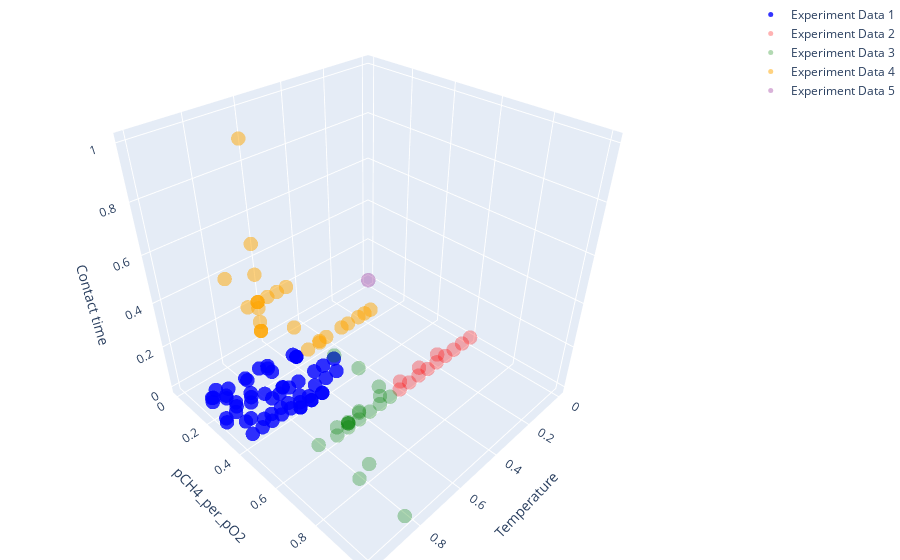

Notebook source saved alongside this figure:
### Code cell
import plotly.graph_objects as go

# Assuming 'scaled_experiment_data_0' and 'scaled_experiment_data_1' are your datasets
# Replace these variable names with your actual DataFrame names
# Ensure these DataFrames have 'Temperature', 'pCH4_per_pO2', and 'Contact time' columns

fig = go.Figure()

# Adding the experiment data 1 scatter plot
fig.add_trace(go.Scatter3d(
    x=scaled_experiment_data_0['Temperature'],
    y=scaled_experiment_data_0['pCH4_per_pO2'],
    z=scaled_experiment_data_0['Contact time'],
    mode='markers',
    marker=dict(
        size=5,
        opacity=0.8,  # lower opacity
        color='blue'
    ),
    name='Experiment Data 1'
))

# Adding the experiment data 2 scatter plot
fig.add_trace(go.Scatter3d(
    x=scaled_experiment_data_1['Temperature'],
    y=scaled_experiment_data_1['pCH4_per_pO2'],
    z=scaled_experiment_data_1['Contact time'],
    mode='markers',
    marker=dict(
        size=5,
        opacity=0.3,  # higher opacity
        color='red'
    ),
    name='Experiment Data 2'
))

# Adding the experiment data 3 scatter plot
fig.add_trace(go.Scatter3d(
    x=scaled_experiment_data_2['Temperature'],
    y=scaled_experiment_data_2['pCH4_per_pO2'],
    z=scaled_experiment_data_2['Contact time'],
    mode='markers',
    marker=dict(
        size=5,
        opacity=0.3,  # higher opacity
        color='green'
    ),
    name='Experiment Data 3'
))

# Adding the experiment data 4 scatter plot
fig.add_trace(go.Scatter3d(
    x=scaled_experiment_data_3['Temperature'],
    y=scaled_experiment_data_3['pCH4_per_pO2'],
    z=scaled_experiment_data_3['Contact time'],
    mode='markers',
    marker=dict(
        size=5,
        opacity=0.5,  # higher opacity
        color='orange'
    ),
    name='Experiment Data 4'
))

# Adding the experiment data 5 scatter plot
fig.add_trace(go.Scatter3d(
    x=scaled_experiment_data_4['Temperature'],
    y=scaled_experiment_data_4['pCH4_per_pO2'],
    z=scaled_experiment_data_4['Contact time'],
    mode='markers',
    marker=dict(
        size=5,
        opacity=0.3,  # higher opacity
        color='purple'
    ),
    name='Experiment Data 5'
))

# Adding the experiment data 5 scatter plot
fig.add_trace(go.Scatter3d(
    x=scaled_experiment_data_5['Temperature'],
    y=scaled_experiment_data_5['pCH4_per_pO2'],
    z=scaled_experiment_data_5['Contact time'],
    mode='markers',
    marker=dict(
        size=5,
        opacity=0.3,  # higher opacity
        color='sky blue'
    ),
    name='Experiment Data 5'
))

# Setting the layout for the 3D plot
fig.update_layout(
    margin=dict(l=0, r=0, b=0, t=0),
    scene=dict(
        xaxis_title='Temperature',
        yaxis_title='pCH4_per_pO2',
        zaxis_title='Contact time'
    ),
    title='3D Scatter Plot of Variables'
)

fig.show()

### Figure 1 — Plotly figure (JSON) as saved in the notebook; plotly's stock layout.template omitted (floating-point values rounded to 4 significant figures)
{"data": [{"marker": {"color": "blue", "opacity": 0.8, "size": 5}, "mode": "markers", "name": "Experiment Data 1", "type": "scatter3d", "x": [0.7953, 0.8642, 0.9741, 0.8621, 0.9224, 0.9677, 0.9892, 0.9871, 0.8578, 0.9246, 0.9957, 0.6056, 0.7177, 0.9267, 0.9741, 0.8578, 0.9246, 0.9957, 0.7543, 0.7543, 0.7177, 0.9267, 0.9741, 0.8599, 0.9353, 1, 0.7543, 0.7543, 0.5819, 0.6358, 0.6789, 0.7543, 0.7974, 0.8405, 0.8728, 0.5711, 0.625, 0.6789, 0.7543, 0.8082, 0.8405, 0.8836, 0.9159, 0.8405, 0.7112, 0.7543, 0.7974, 0.8836, 0.9267, 0.9698, 0.7543, 0.7543, 0.7004, 0.6466, 0.7004, 0.6466, 0.7543, 0.8621], "y": [0.22, 0.24, 0.2, 0.34, 0.34, 0.4, 0.4, 0.34, 0.24, 0.24, 0.28, 0.18, 0.16, 0.18, 0.16, 0.24, 0.24, 0.28, 0.3, 0.3, 0.16, 0.18, 0.16, 0.22, 0.22, 0.22, 0.4, 0.4, 0.4, 0.4, 0.4, 0.4, 0.4, 0.4, 0.4, 0.4, 0.4, 0.4, 0.4, 0.4, 0.4, 0.4, 0.4, 0.4, 0.4, 0.4, 0.4, 0.4, 0.4, 0.4, 0.4, 0.4, 0.4, 0.4, 0.4, 0.4, 0.4, 0.4], "z": [0.1042, 0.1042, 0.1042, 0.1042, 0.1042, 0.1042, 0.1042, 0.1042, 0.01389, 0.01389, 0.01389, 0.02778, 0.02778, 0.02778, 0.03472, 0.03472, 0.03472, 0.03472, 0.03472, 0.03472, 0.01389, 0.01389, 0.01389, 0.09722, 0.09722, 0.09722, 0.25, 0.25, 0.1319, 0.1319, 0.1319, 0.1319, 0.1319, 0.1319, 0.1319, 0.0625, 0.0625, 0.0625, 0.0625, 0.0625, 0.0625, 0.0625, 0.0625, 0.02778, 0.02778, 0.02778, 0.02778, 0.02778, 0.02778, 0.02778, 0, 0, 0, 0, 0, 0, 0.25, 0.25]}, {"marker": {"color": "red", "opacity": 0.3, "size": 5}, "mode": "markers", "name": "Experiment Data 2", "type": "scatter3d", "x": [0, 0.05388, 0.1078, 0.1616, 0.2155, 0.2694, 0.3233, 0.3772, 0.431, 0.2155, 0.3233, 0.431], "y": [0.6, 0.6, 0.6, 0.6, 0.6, 0.6, 0.6, 0.6, 0.6, 0.6, 0.6, 0.6], "z": [0.006944, 0.006944, 0.006944, 0.006944, 0.006944, 0.006944, 0.006944, 0.006944, 0.006944, 0.04861, 0.04861, 0.04861]}, {"marker": {"color": "green", "opacity": 0.3, "size": 5}, "mode": "markers", "name": "Experiment Data 3", "type": "scatter3d", "x": [0.7759, 0.6466, 0.7543, 0.7543, 0.6466, 0.8405, 0.8405, 0.8405, 0.7004, 0.7004, 0.7004, 0.7004, 0.4849, 0.5388, 0.5927, 0.6466, 0.7004, 0.7543, 0.5388, 0.6466, 0.7543], "y": [0.78, 0.6, 0.6, 0.8, 0.6, 0.6, 0.8, 1.0, 0.6, 0.6, 0.6, 0.6, 0.6, 0.6, 0.6, 0.6, 0.6, 0.6, 0.6, 0.6, 0.6], "z": [0.02778, 0.04167, 0.3819, 0.3819, 0.2569, 0.02778, 0.02778, 0.02778, 0.03472, 0.02778, 0.02778, 0.02778, 0.006944, 0.006944, 0.006944, 0.006944, 0.006944, 0.006944, 0.04861, 0.04861, 0.04861]}, {"marker": {"color": "orange", "opacity": 0.5, "size": 5}, "mode": "markers", "name": "Experiment Data 4", "type": "scatter3d", "x": [0.7543, 0.625, 0.6681, 0.7112, 0.7543, 0.7974, 0.7543, 0.7543, 0.7543, 0.7543, 0.7543, 0.7543, 0.7543, 0.7543, 0.7543, 0.7543, 0.7004, 0.3879, 0.4203, 0.4526, 0.5065, 0.5388, 0.6142, 0.6466, 0.7543, 0.6466], "y": [0.2, 0.2, 0.2, 0.2, 0.2, 0.2, 0, 0.2, 0.4, 0.2, 0.2, 0.2, 0.2, 0.2, 0.2, 0.2, 0.4, 0.4, 0.4, 0.4, 0.4, 0.4, 0.4, 0.4, 0.2, 0.4], "z": [0.3819, 0.3819, 0.3819, 0.3819, 0.3819, 0.3819, 0.3819, 0.3819, 0.3819, 0.25, 1.0, 0.625, 0.5, 0.3542, 0.2917, 0.25, 0.25, 0.2569, 0.2569, 0.2569, 0.2569, 0.2569, 0.2569, 0.2569, 0.25, 0.25]}, {"marker": {"color": "purple", "opacity": 0.3, "size": 5}, "mode": "markers", "name": "Experiment Data 5", "type": "scatter3d", "x": [0], "y": [0], "z": [0]}, {"marker": {"color": "sky blue", "opacity": 0.3, "size": 5}, "mode": "markers", "name": "Experiment Data 5", "type": "scatter3d", "x": [], "y": [], "z": []}], "layout": {"margin": {"b": 0, "l": 0, "r": 0, "t": 0}, "scene": {"xaxis": {"title": {"text": "Temperature"}}, "yaxis": {"title": {"text": "pCH4_per_pO2"}}, "zaxis": {"title": {"text": "Contact time"}}}, "title": {"text": "3D Scatter Plot of Variables"}}}
